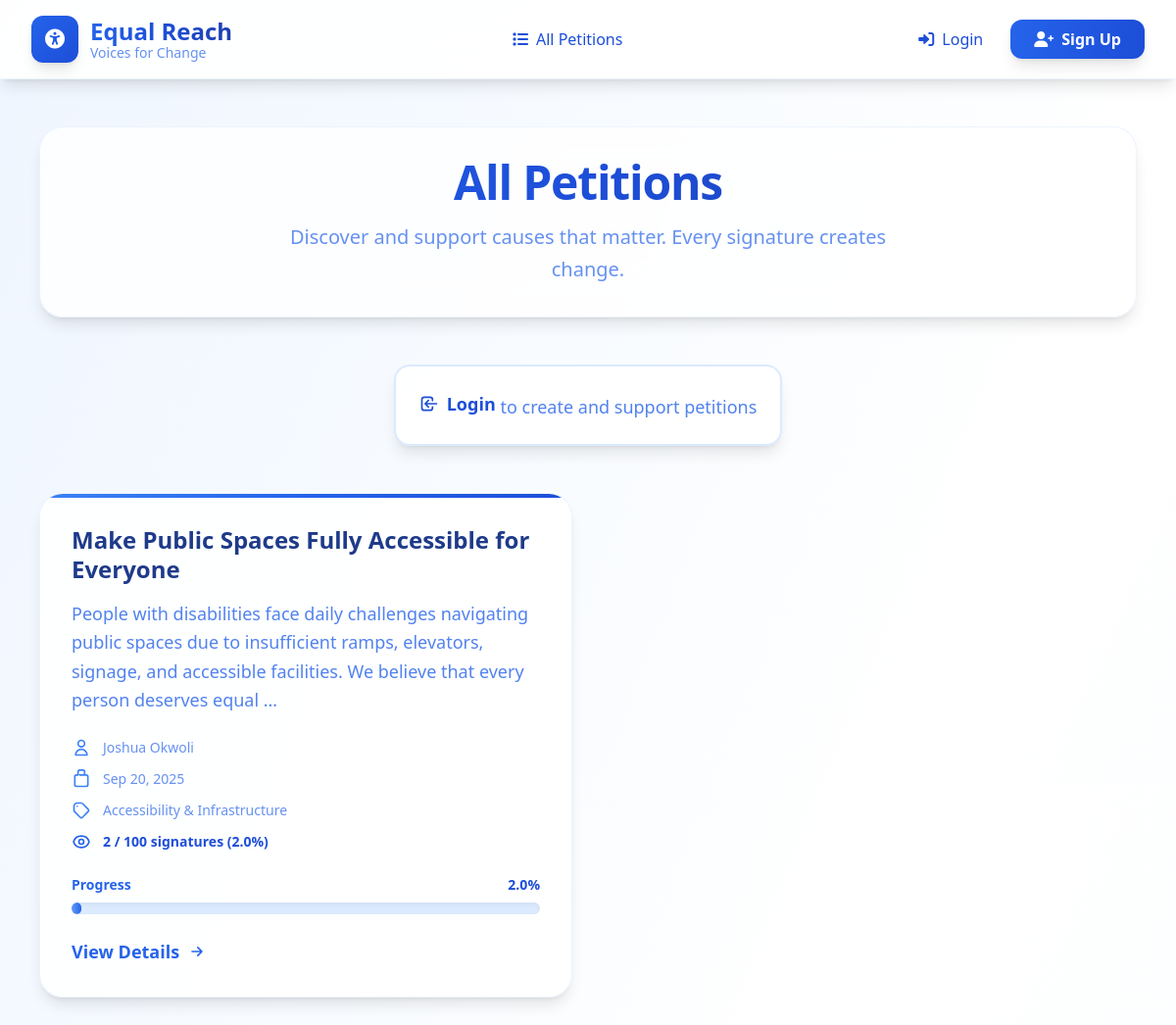
Page /petitions/petitions/ on the committed database.
### petitions/models.py (models this page shows, shortened)
class Petition(models.Model):
    creator = models.ForeignKey(
        settings.AUTH_USER_MODEL, on_delete=models.CASCADE, related_name="petitions"
    )
    title = models.CharField(max_length=200)
    description = models.TextField()
    category = models.CharField(max_length=100, blank=True, null=True)  # optional
    goal = models.PositiveIntegerField(default=100)  # target number of signatures
    created_at = models.DateTimeField(default=timezone.now)
    updated_at = models.DateTimeField(auto_now=True)
    is_active = models.BooleanField(default=True)
    def total_signatures(self):
        return self.signatures.count()
    def progress_percentage(self):
        if self.goal > 0:
            return (self.total_signatures() / self.goal) * 100
        return 0

### petitions/views.py (the view)
# urls.py: path('petitions/', views.petition_list, name='petition_list'),
def petition_list(request):
    petitions = Petition.objects.filter(is_active=True).order_by('-created_at')
    paginator = Paginator(petitions, 10)  # Show 10 petitions per page
    page_number = request.GET.get('page')
    page_obj = paginator.get_page(page_number)
    context = {
        'petitions': page_obj,
    }
    return render(request, 'petitions/petition_list.html', context)

### petitions/templates/petitions/petition_list.html (shortened to what this page needs)
{% extends 'petitions/base.html' %}
{% block content %}
<div class="min-h-screen bg-gradient-to-br from-blue-50 via-white to-blue-50/30">
    <div class="max-w-6xl mx-auto px-4 py-12">
        <div class="text-center mb-12 bg-white/80 backdrop-blur-xl rounded-3xl p-8 shadow-lg border border-blue-100/50">
            <h1 class="text-5xl font-black bg-gradient-to-r from-blue-600 via-blue-700 to-blue-800 bg-clip-text text-transparent mb-4 tracking-tight">
            </h1>
            <p class="text-xl text-blue-600/70 font-light max-w-2xl mx-auto leading-relaxed">
                Discover and support causes that matter. Every signature creates change.
            </p>
        </div>
        <div class="flex justify-center items-center mb-12">
            {% if user.is_authenticated %}
                <a href="{% url 'petitions:petition_create' %}"
                   class="group relative inline-flex items-center gap-3 bg-gradient-to-r from-blue-600 to-blue-700 text-white px-8 py-4 rounded-2xl font-semibold text-lg shadow-xl hover:shadow-2xl hover:shadow-blue-500/25 transform hover:-translate-y-1 transition-all duration-300 hover:from-blue-700 hover:to-blue-800">
                    <svg class="w-6 h-6 transition-transform group-hover:rotate-90 duration-300" fill="none" stroke="currentColor" viewBox="0 0 24 24">
                        <path stroke-linecap="round" stroke-linejoin="round" stroke-width="2" d="M12 4v16m8-8H4"/>
                    </svg>
                    Create New Petition
                    <div class="absolute -top-1 -right-1 w-3 h-3 bg-blue-400 rounded-full animate-pulse"></div>
                </a>
            {% else %}
                <div class="bg-white/90 backdrop-blur-lg border-2 border-blue-100 rounded-2xl p-6 shadow-lg">
                    <p class="text-blue-600/80 text-lg font-medium">
                        <a href="{% url 'login' %}"
                           class="inline-flex items-center gap-2 text-blue-700 hover:text-blue-800 font-semibold transition-colors duration-200 relative group">
                            <svg class="w-5 h-5" fill="none" stroke="currentColor" viewBox="0 0 24 24">
                                <path stroke-linecap="round" stroke-linejoin="round" stroke-width="2" d="M11 16l-4-4m0 0l4-4m-4 4h14m-5 4v1a3 3 0 01-3 3H6a3 3 0 01-3-3V7a3 3 0 013-3h7a3 3 0 013 3v1"/>
                            </svg>
                            Login
                        </a>
                        to create and support petitions
                    </p>
                </div>
            {% endif %}
        </div>
        {% if petitions %}
            <div class="grid grid-cols-1 lg:grid-cols-2 gap-8">
                {% for petition in petitions %}
                    <div class="group bg-white/90 backdrop-blur-xl shadow-lg hover:shadow-2xl hover:shadow-blue-500/10 rounded-3xl p-8 transition-all duration-500 hover:-translate-y-2 border border-blue-100/50 relative overflow-hidden">
                        <div class="absolute top-0 left-0 right-0 h-1 bg-gradient-to-r from-blue-500 via-blue-600 to-blue-700"></div>
                        <h3 class="text-2xl font-bold text-blue-900 mb-4 leading-tight">
                            <a href="{% url 'petitions:petition_detail' petition.id %}"
                               class="hover:text-blue-700 transition-colors duration-300 group-hover:text-blue-600">
                                {{ petition.title }}
                            </a>
                        </h3>
                        <p class="text-blue-600/80 mb-6 leading-relaxed text-lg font-light">
                            {{ petition.description|truncatewords:25 }}
                        </p>
                        <div class="space-y-3 mb-6 text-sm">
                            <div class="flex items-center gap-3 text-blue-600/70">
                                <svg class="w-5 h-5 text-blue-500" fill="none" stroke="currentColor" viewBox="0 0 24 24">
                                    <path stroke-linecap="round" stroke-linejoin="round" stroke-width="2" d="M16 7a4 4 0 11-8 0 4 4 0 018 0zM12 14a7 7 0 00-7 7h14a7 7 0 00-7-7z"/>
                                </svg>
                                <span class="font-medium">{{ petition.creator.get_full_name|default:petition.creator.username }}</span>
                            </div>
                            <div class="flex items-center gap-3 text-blue-600/70">
                                <svg class="w-5 h-5 text-blue-500" fill="none" stroke="currentColor" viewBox="0 0 24 24">
                                    <path stroke-linecap="round" stroke-linejoin="round" stroke-width="2" d="M8 7V3a2 2 0 012-2h4a2 2 0 012 2v4m-6 0h6M8 7H6a2 2 0 00-2 2v10a2 2 0 002 2h12a2 2 0 002-2V9a2 2 0 00-2-2h-2"/>
                                </svg>
                                <span class="font-medium">{{ petition.created_at|date:"M d, Y" }}</span>
                            </div>
                            <div class="flex items-center gap-3 text-blue-600/70">
                                <svg class="w-5 h-5 text-blue-500" fill="none" stroke="currentColor" viewBox="0 0 24 24">
                                    <path stroke-linecap="round" stroke-linejoin="round" stroke-width="2" d="M7 7h.01M7 3h5c.512 0 1.024.195 1.414.586l7 7a2 2 0 010 2.828l-7 7a2 2 0 01-2.828 0l-7-7A1.994 1.994 0 013 12V7a4 4 0 014-4z"/>
                                </svg>
                                <span class="font-medium">{{ petition.category|default:"General" }}</span>
                            </div>
                            <div class="flex items-center gap-3 text-blue-700 font-semibold">
                                <span>{{ petition.total_signatures }} / {{ petition.goal }} signatures ({{ petition.progress_percentage|floatformat:1 }}%)</span>
                            </div>
                        </div>
                        <div class="mb-6">
                            <div class="flex justify-between items-center mb-2">
                                <span class="text-sm font-semibold text-blue-600">Progress</span>
                                <span class="text-sm font-bold text-blue-700">{{ petition.progress_percentage|floatformat:1 }}%</span>
                            </div>
                            <div class="w-full bg-blue-100 rounded-full h-3 overflow-hidden shadow-inner">
                                <div class="h-full bg-gradient-to-r from-blue-500 to-blue-600 rounded-full transition-all duration-700 ease-out shadow-sm"
                                     style="width: {{ petition.progress_percentage }}%">
                                    <div class="h-full bg-gradient-to-r from-white/20 to-transparent rounded-full"></div>
                                </div>
                            </div>
                        </div>
                        <a href="{% url 'petitions:petition_detail' petition.id %}"
                           class="inline-flex items-center gap-2 text-blue-600 hover:text-blue-700 font-semibold text-lg transition-all duration-300 group-hover:translate-x-1">
                            View Details
                            <svg class="w-5 h-5 transition-transform group-hover:translate-x-1 duration-300" fill="none" stroke="currentColor" viewBox="0 0 24 24">
                                <path stroke-linecap="round" stroke-linejoin="round" stroke-width="2" d="M13 7l5 5m0 0l-5 5m5-5H6"/>
                            </svg>
                        </a>
                    </div>
                {% endfor %}
            </div>
        {% endif %}
    </div>
</div>
{% endblock %}

### rows in the picture
Petition: title "Make Public Spaces Fully Accessible for Everyone", description "People with disabilities face daily challenges navigating public spaces due to insufficient ramps, elevators, signage, and accessible facilities. We believe that every person deserves equal …", creator.get_full_name "Joshua Okwoli", created_at "Sep 20, 2025", category "Accessibility & Infrastructure", total_signatures "2", goal "100", progress_percentage "2.0"
